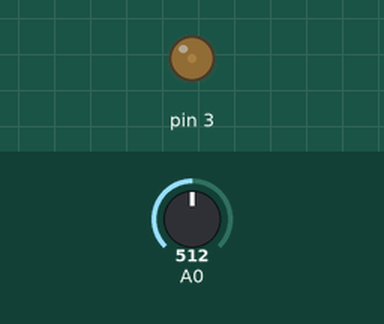
Recording of a sketch running on a simulated Arduino Uno, built with avr-gcc and run on an emulated ATmega328P. On the bench: output pins drawn as LEDs (lit = HIGH). The test bench sets the inputs (shaded band); at power-on: A0 = 512. Random numbers use the default seed unless the sketch sets one; what the sketch prints to the serial monitor is not drawn.

Above: at 6.27 s.
6.3 s: A0 set to 90
At 6.38 s:
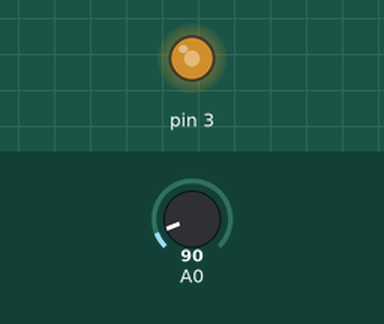
9.3 s: A0 set to 110
At 9.44 s:
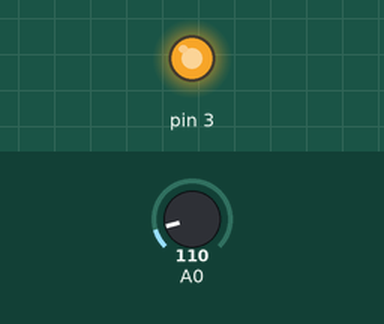
Timing chart, 0 to 18.3 s (numbered marks = the images above; inputs shaded):
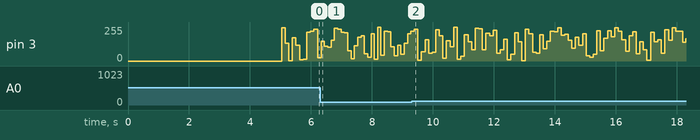

The sketch:

Sampler.ino
```cpp
#include<avr/io.h>
#include<avr/interrupt.h>

int n=0;
int aux=0;
int u[400];
int y[400];
int flag=0;

void setup()
{
  Serial.begin(115200);
  pinMode(A0, INPUT);

  analogWrite(3,0);
  delay(5000);

  cli(); //stop interrupts
  TCCR1A = 0;// clear register
  TCCR1B = 0;// clear register
  TCNT1  = 0;//reset counter
  OCR1A  = 6599; //must be <65536
  //compare match register = [ 16,000,000Hz/ (prescaler * desired interrupt frequency) ] - 1
  TCCR1B |= (1 << WGM12); //CTC On
  // Set prescaler for 1
  TCCR1B |= (0 << CS12) | (0 << CS11) | (1 << CS10);
  // enable timer compare interrupt
  TIMSK1 |= (1 << OCIE1A);

  TCCR2B = TCCR2B & B11111000 | B00000001;


  sei(); //allow interrupts
}

ISR(TIMER1_COMPA_vect)
{
  if(flag==0)
  {

    if((n<100))
    {

      u[n] = aux;
      analogWrite(3,u[n]);
      y[n] = analogRead(A0);
      n++;
    }
    else{
      flag=1;

    }
  }
}

void loop()
{

  if(random(0,5) == 4)
  {
        aux = random(0,255);
  }
  if(flag==1)
  {

    for(int x=0;x<100;x++)
    {
      Serial.print(u[x]);
      Serial.print(", ");
      Serial.println(y[x]);


    }

    flag=0;
    n=0;
  }
  //other operations
}
```
